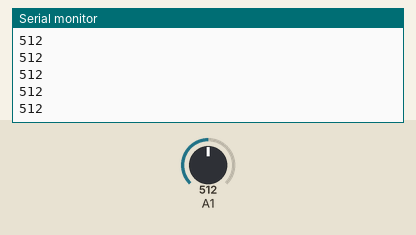
This sketch was run on a simulated Arduino Uno, built with avr-gcc and run on an emulated ATmega328P. Parts: the last lines printed to the serial monitor. The inputs (shaded band) are chosen by the test bench; at power-on: A1 = 512.

Above: at 1.2 s.
1.3 s: A1 set to 716
At 2.1 s:
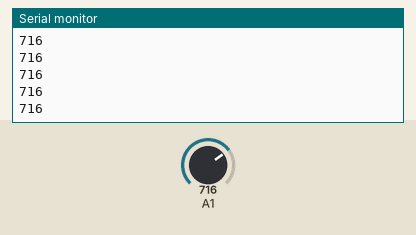
2.8 s: A1 set to 900
At 3.5 s:
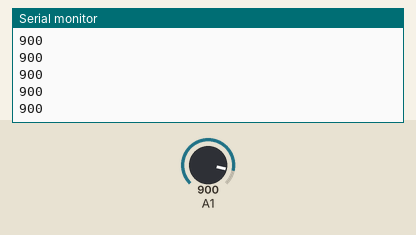
Timing chart, 0 to 5.8 s (numbered marks = the images above; inputs shaded):
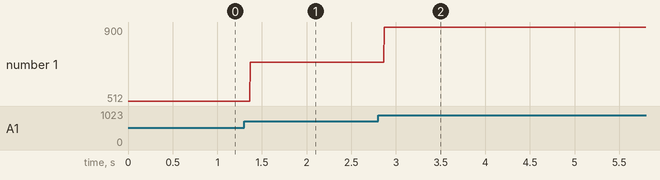

The sketch:

PortRead.ino
```cpp
void setup() {
  // put your setup code here, to run once:
  Serial.begin(9600);

}

// A0 부터 A1 아날로그 입력
// 전압의 변화량을 읽는 포트
void loop() {
  // put your main code here, to run repeatedly:

  int aRead = analogRead(A1);

  Serial.println(aRead);

}
```

Measured:
- after the input at 1.3 s, the serial monitor: prints a new line after 0.07 s (image 1)
- after the input at 2.8 s, the serial monitor: prints a new line after 0.07 s (image 2)
- plotted number 1: 512 → 716 after the input at 1.3 s, 716 → 900 after the input at 2.8 s
